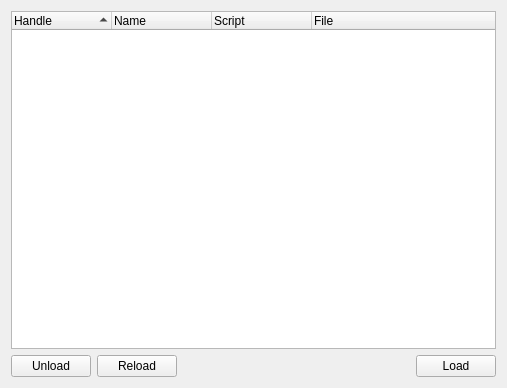
<?xml version="1.0" encoding="UTF-8"?>
<ui version="4.0">
 <class>Form</class>
 <widget class="QWidget" name="Form">
  <property name="geometry">
   <rect>
    <x>0</x>
    <y>0</y>
    <width>507</width>
    <height>388</height>
   </rect>
  </property>
  <property name="windowTitle">
   <string>Script Instance Table</string>
  </property>
  <layout class="QVBoxLayout" name="verticalLayout">
   <item>
    <widget class="QTreeWidget" name="table">
     <property name="editTriggers">
      <set>QAbstractItemView::NoEditTriggers</set>
     </property>
     <property name="alternatingRowColors">
      <bool>true</bool>
     </property>
     <property name="selectionBehavior">
      <enum>QAbstractItemView::SelectRows</enum>
     </property>
     <property name="sortingEnabled">
      <bool>true</bool>
     </property>
     <attribute name="headerStretchLastSection">
      <bool>true</bool>
     </attribute>
     <column>
      <property name="text">
       <string>Handle</string>
      </property>
     </column>
     <column>
      <property name="text">
       <string>Name</string>
      </property>
     </column>
     <column>
      <property name="text">
       <string>Script</string>
      </property>
     </column>
     <column>
      <property name="text">
       <string>File</string>
      </property>
     </column>
    </widget>
   </item>
   <item>
    <layout class="QHBoxLayout" name="horizontalLayout">
     <item>
      <widget class="QPushButton" name="unloadButton">
       <property name="text">
        <string>Unload</string>
       </property>
      </widget>
     </item>
     <item>
      <widget class="QPushButton" name="reloadButton">
       <property name="text">
        <string>Reload</string>
       </property>
      </widget>
     </item>
     <item>
      <spacer name="horizontalSpacer">
       <property name="orientation">
        <enum>Qt::Horizontal</enum>
       </property>
       <property name="sizeHint" stdset="0">
        <size>
         <width>40</width>
         <height>20</height>
        </size>
       </property>
      </spacer>
     </item>
     <item>
      <widget class="QPushButton" name="loadButton">
       <property name="text">
        <string>Load</string>
       </property>
      </widget>
     </item>
    </layout>
   </item>
  </layout>
 </widget>
 <resources/>
 <connections/>
</ui>
